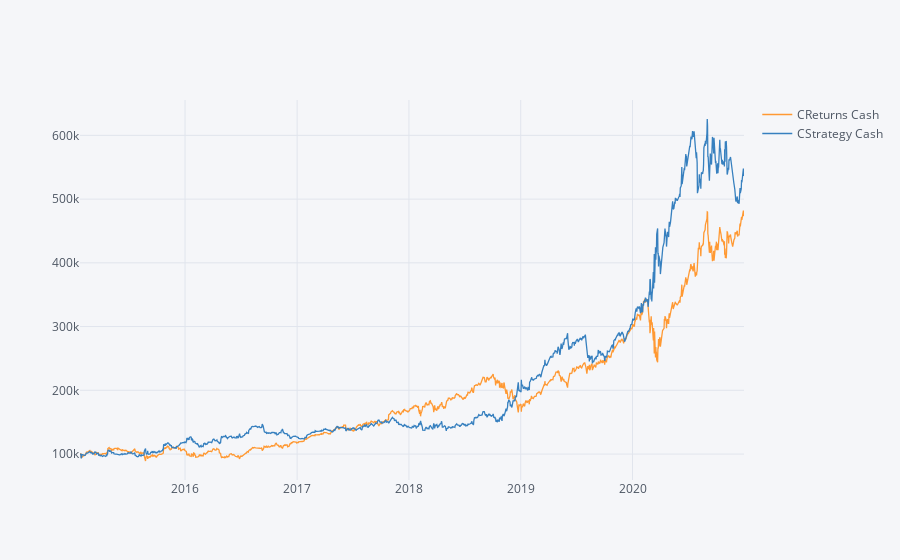

Notebook code for this chart:
### Code cell
bt.plot_results()

### Figure 1 — Plotly figure (JSON) as saved in the notebook; plotly's stock layout.template omitted (floating-point values rounded to 4 significant figures; data arrays with more than 128 entries replaced by an {"elided": "..."} marker saying what was removed)
{"data": [{"line": {"color": "rgba(255, 153, 51, 1.0)", "dash": "solid", "shape": "linear", "width": 1.3}, "mode": "lines", "name": "CReturns Cash", "text": "", "type": "scatter", "x": {"elided": "1496 str values"}, "y": {"elided": "1496 float values"}}, {"line": {"color": "rgba(55, 128, 191, 1.0)", "dash": "solid", "shape": "linear", "width": 1.3}, "mode": "lines", "name": "CStrategy Cash", "text": "", "type": "scatter", "x": {"elided": "1496 str values"}, "y": {"elided": "1496 float values"}}], "layout": {"legend": {"bgcolor": "#F5F6F9", "font": {"color": "#4D5663"}}, "paper_bgcolor": "#F5F6F9", "plot_bgcolor": "#F5F6F9", "title": {"font": {"color": "#4D5663"}}, "xaxis": {"gridcolor": "#E1E5ED", "showgrid": true, "tickfont": {"color": "#4D5663"}, "title": {"font": {"color": "#4D5663"}, "text": ""}, "zerolinecolor": "#E1E5ED"}, "yaxis": {"gridcolor": "#E1E5ED", "showgrid": true, "tickfont": {"color": "#4D5663"}, "title": {"font": {"color": "#4D5663"}, "text": ""}, "zerolinecolor": "#E1E5ED"}}}
